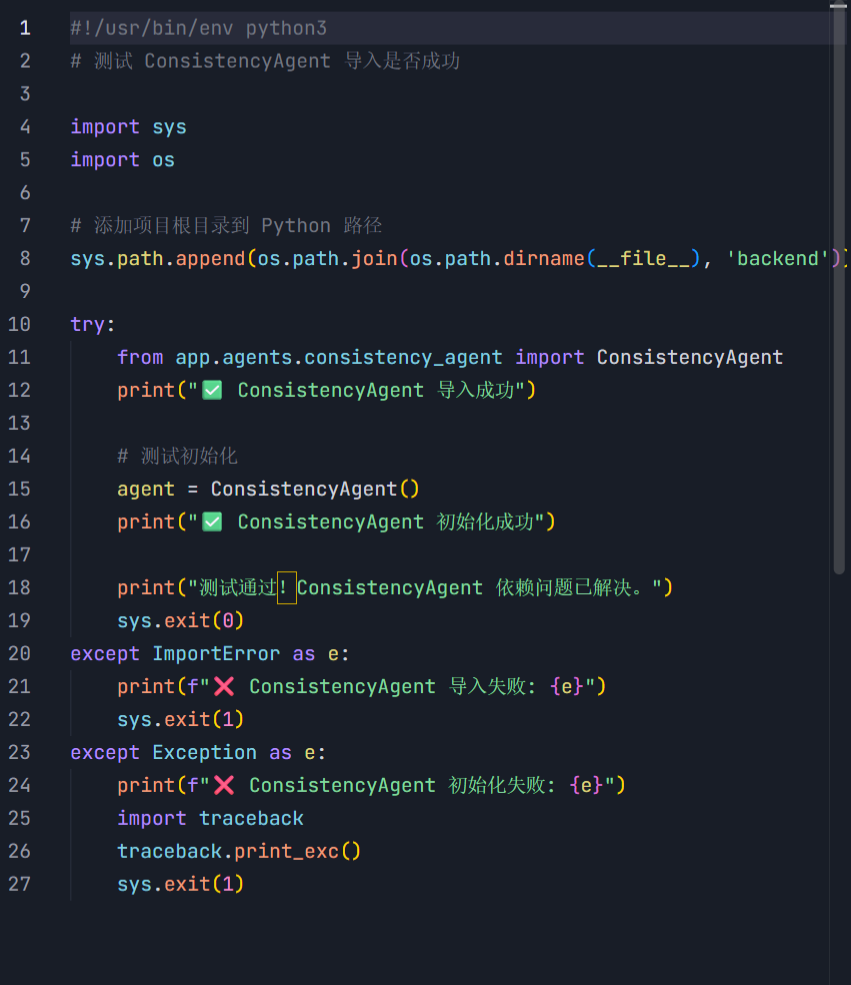
#> input picture image.png, 851 x 985 px
$ python -i feature_extractor.py   (imports and definitions only)
#> lines starting #> are read from the running program, lines starting #| are printed output that depends on the picture; after the words box and inside, x2 and y2 are one past the last pixel; in counts of white or black regions, pixels touching at a corner belong together
import cv2
import numpy as np
import os
from typing import Dict, Any

class FeatureExtractor:
    def __init__(self):
        """初始化特征提取器"""
        pass

    def extract_keyframe_features(self, keyframe_path: str) -> Dict[str, Any]:
# 提取关键帧特征
#> called with keyframe_path = '../../image.png'
        if not os.path.exists(keyframe_path):
            raise FileNotFoundError(f"关键帧文件不存在: {keyframe_path}")

        # 读取图像
        image = cv2.imread(keyframe_path)
#> image is the input picture: shape (985, 851, 3); mean B, G, R 44.3, 35, 29.5
        if image is None:
            raise ValueError(f"无法读取图像: {keyframe_path}")

        # 调整图像大小以提高处理速度
        resized_image = cv2.resize(image, (256, 256))
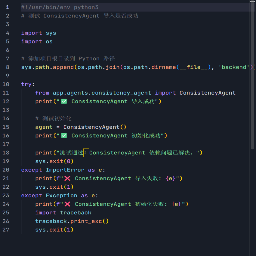
#> resized_image: shape (256, 256, 3); mean B, G, R 44.3, 35.1, 29.6

        # 提取色彩直方图
        hist_b = self.extract_color_histogram(image, channel=0)
#> in extract_color_histogram, `hist = cv2.calcHist([image], [channel], None, [bins], [0, 256])`: hist = 256 values, max 754323 at index 39, min 6 at index 232, mean 3274.4
#> in extract_color_histogram, `hist = cv2.normalize(hist, hist).flatten()`: hist = 256 values, max 0.999 at index 39, min 7.95e-06 at index 232, mean 0.00434
#> hist_b has the same summary as hist in extract_color_histogram
        hist_g = self.extract_color_histogram(image, channel=1)
#> hist_g = 256 values, max 0.999 at index 29, min 0 at index 0, mean 0.00434
        hist_r = self.extract_color_histogram(image, channel=2)
#> hist_r = 256 values, max 0.999 at index 24, min 0 at index 0, mean 0.00433

        # 提取边缘特征
        edges = self.extract_edge_features(resized_image)

        return {
            'color_histograms': {
                'blue': hist_b,
                'green': hist_g,
                'red': hist_r
            },
            'edges': edges,
            'shape': image.shape
        }

    def extract_color_histogram(self, image: np.ndarray, channel: int = 0, bins: int = 256) -> np.ndarray:
# 提取色彩直方图
        # 计算直方图
        hist = cv2.calcHist([image], [channel], None, [bins], [0, 256])
        # 归一化直方图
        hist = cv2.normalize(hist, hist).flatten()
        return hist

    def extract_edge_features(self, image: np.ndarray) -> np.ndarray:
# 提取边缘特征
        # 转换为灰度图
        gray = cv2.cvtColor(image, cv2.COLOR_BGR2GRAY)
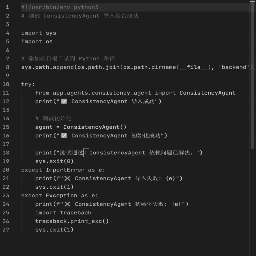
#> gray: shape (256, 256); min 28, max 242, mean 34.8
        # 使用 Canny 边缘检测
        edges = cv2.Canny(gray, 100, 200)
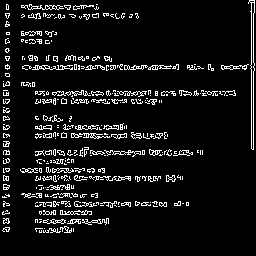
#> edges: shape (256, 256); 8.1% white in thin lines or dots, all inside (x1, y1, x2, y2) = (2, 0, 255, 233)
        return edges

    def extract_video_info(self, video_path: str) -> Dict[str, Any]:
# 获取视频基本信息
        if not os.path.exists(video_path):
            raise FileNotFoundError(f"视频文件不存在: {video_path}")

        cap = cv2.VideoCapture(video_path)
        if not cap.isOpened():
            raise ValueError(f"无法打开视频: {video_path}")

        # 获取视频信息
        width = int(cap.get(cv2.CAP_PROP_FRAME_WIDTH))
        height = int(cap.get(cv2.CAP_PROP_FRAME_HEIGHT))
        fps = cap.get(cv2.CAP_PROP_FPS)
        frame_count = int(cap.get(cv2.CAP_PROP_FRAME_COUNT))
        duration = frame_count / fps if fps > 0 else 0

        cap.release()

        return {
            'width': width,
            'height': height,
            'fps': fps,
            'frame_count': frame_count,
            'duration': duration
        }

>>> result = FeatureExtractor().extract_keyframe_features('../../image.png')
#> result = 3 items
